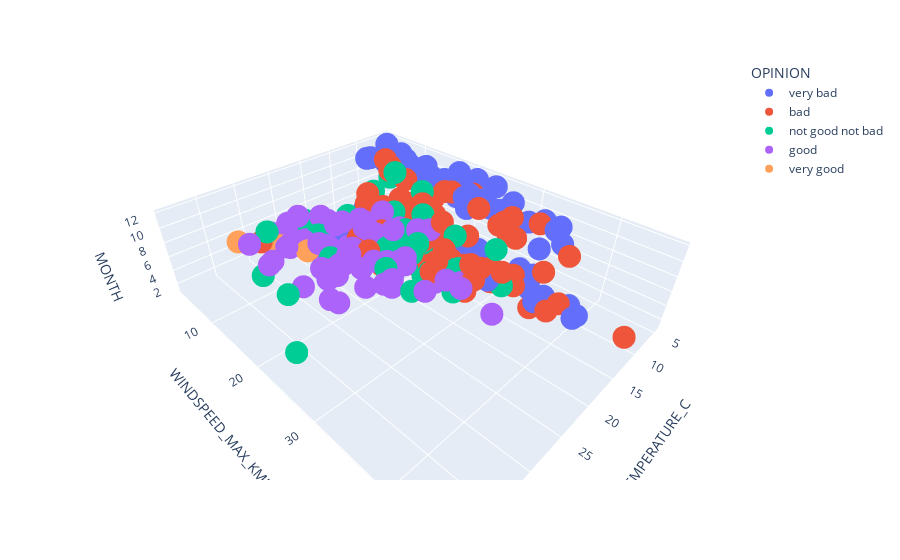

Write notebook code for a chart like this one.
### Code cell
# Draw a 3D Scatterplot with Max Temperature on X-axis, Windspeed on Y-axis and Month on Z-axis

fig = px.scatter_3d(df_weather, x = 'MAX_TEMPERATURE_C',
                    y='WINDSPEED_MAX_KMH',
                    z='MONTH',
                    color = 'OPINION') #Complete this code
                    
fig.show()

### Figure 1 — Plotly figure (JSON) as saved in the notebook; plotly's stock layout.template omitted (floating-point values rounded to 4 significant figures)
{"data": [{"hovertemplate": "OPINION=very bad<br>MAX_TEMPERATURE_C=%{x}<br>WINDSPEED_MAX_KMH=%{y}<br>MONTH=%{z}<extra></extra>", "legendgroup": "very bad", "marker": {"color": "#636efa", "symbol": "circle"}, "mode": "markers", "name": "very bad", "scene": "scene", "showlegend": true, "type": "scatter3d", "x": [9, 8, 6, 5, 6, 5, 10, 7, 7, 10, 9, 9, 8, 9, 7, 7, 7, 8, 7, 7, 8, 8, 9, 7, 8, 7, 8, 7, 10, 11, 10, 12, 10, 12, 12, 12, 12, 11, 11, 11, 11, 12, 12, 12, 10, 10, 10, 10, 12, 12, 9, 14, 11, 12, 15, 15, 22, 20, 14, 14, 11, 11, 10, 11, 9, 11, 8, 9, 8, 10, 9, 7, 11, 10, 12, 7, 7, 7, 8, 7, 11, 11, 9, 12, 10, 10, 11, 13, 12, 11, 10, 10, 14, 12, 11, 9, 12, 10], "y": [10, 18, 18, 15, 8, 7, 9, 18, 14, 10, 12, 3, 15, 18, 16, 16, 8, 18, 25, 8, 38, 14, 24, 20, 30, 30, 10, 32, 9, 40, 20, 7, 15, 15, 9, 28, 22, 20, 36, 34, 17, 5, 21, 18, 17, 25, 24, 16, 15, 16, 14, 30, 26, 17, 37, 42, 13, 34, 19, 36, 22, 26, 28, 20, 16, 5, 14, 18, 8, 8, 15, 13, 20, 32, 12, 22, 25, 19, 9, 5, 26, 24, 29, 31, 36, 22, 14, 38, 28, 36, 34, 19, 26, 24, 12, 11, 7, 13], "z": [1, 1, 1, 1, 1, 1, 1, 1, 1, 1, 1, 1, 1, 1, 1, 1, 1, 1, 1, 1, 1, 1, 1, 1, 1, 2, 2, 2, 2, 2, 2, 2, 2, 2, 2, 3, 3, 3, 3, 3, 3, 3, 3, 3, 4, 4, 4, 4, 4, 4, 4, 4, 5, 5, 5, 6, 7, 9, 10, 11, 11, 11, 11, 11, 11, 11, 11, 11, 11, 11, 11, 11, 11, 11, 11, 12, 12, 12, 12, 12, 12, 12, 12, 12, 12, 12, 12, 12, 12, 12, 12, 12, 12, 12, 12, 12, 12, 12]}, {"hovertemplate": "OPINION=bad<br>MAX_TEMPERATURE_C=%{x}<br>WINDSPEED_MAX_KMH=%{y}<br>MONTH=%{z}<extra></extra>", "legendgroup": "bad", "marker": {"color": "#EF553B", "symbol": "circle"}, "mode": "markers", "name": "bad", "scene": "scene", "showlegend": true, "type": "scatter3d", "x": [10, 10, 10, 11, 11, 10, 9, 12, 11, 11, 12, 13, 14, 11, 11, 13, 12, 10, 11, 13, 11, 12, 14, 18, 13, 13, 12, 16, 15, 15, 15, 15, 14, 17, 18, 17, 19, 19, 15, 16, 23, 31, 26, 21, 23, 22, 20, 19, 24, 21, 17, 19, 19, 19, 20, 21, 19, 19, 17, 18, 18, 20, 20, 16, 16, 16, 16, 15, 15, 14, 15, 12, 14, 17, 16, 17, 14, 13, 12, 11, 11, 12, 13, 14, 13, 13, 9, 13, 13, 11, 12, 12, 12, 11], "y": [18, 19, 14, 12, 12, 21, 17, 26, 24, 28, 29, 26, 36, 46, 28, 23, 31, 31, 38, 30, 28, 30, 24, 22, 33, 29, 17, 11, 19, 17, 27, 23, 9, 16, 16, 15, 17, 25, 15, 23, 21, 8, 13, 32, 17, 28, 27, 23, 20, 33, 25, 31, 31, 24, 41, 19, 35, 14, 25, 16, 17, 28, 33, 28, 38, 28, 12, 16, 22, 19, 21, 19, 18, 12, 19, 25, 32, 39, 30, 26, 20, 14, 18, 33, 39, 30, 23, 12, 27, 34, 22, 11, 31, 9], "z": [1, 1, 1, 1, 1, 1, 2, 2, 2, 2, 2, 2, 3, 3, 3, 3, 3, 3, 3, 3, 3, 4, 4, 4, 4, 4, 4, 4, 5, 5, 5, 5, 5, 5, 5, 5, 5, 6, 6, 6, 6, 7, 7, 7, 8, 8, 8, 8, 8, 9, 9, 9, 9, 9, 9, 9, 10, 10, 10, 10, 10, 10, 10, 10, 10, 10, 10, 10, 10, 10, 10, 10, 10, 10, 10, 11, 11, 11, 11, 11, 11, 11, 11, 11, 11, 11, 11, 12, 12, 12, 12, 12, 12, 12]}, {"hovertemplate": "OPINION=not good not bad<br>MAX_TEMPERATURE_C=%{x}<br>WINDSPEED_MAX_KMH=%{y}<br>MONTH=%{z}<extra></extra>", "legendgroup": "not good not bad", "marker": {"color": "#00cc96", "symbol": "circle"}, "mode": "markers", "name": "not good not bad", "scene": "scene", "showlegend": true, "type": "scatter3d", "x": [13, 15, 14, 15, 13, 17, 17, 14, 15, 14, 13, 13, 13, 15, 17, 13, 13, 14, 16, 17, 16, 14, 14, 14, 14, 15, 19, 14, 17, 15, 14, 16, 16, 16, 17, 17, 19, 15, 15, 20, 16, 18, 16, 17, 18, 18, 20, 34, 34, 22, 26, 25, 39, 23, 25, 28, 23, 22, 22, 21, 21, 26, 25, 30, 17, 20, 16, 18, 20, 17, 16, 16, 18, 13, 13, 13], "y": [14, 12, 14, 23, 10, 8, 14, 14, 14, 14, 23, 28, 6, 15, 10, 19, 19, 19, 15, 13, 6, 17, 17, 12, 28, 18, 24, 32, 9, 9, 13, 18, 19, 27, 21, 16, 15, 23, 18, 17, 15, 27, 14, 23, 21, 28, 26, 18, 13, 22, 18, 28, 27, 17, 24, 18, 32, 21, 21, 24, 19, 13, 9, 8, 15, 24, 32, 18, 22, 27, 12, 21, 24, 18, 12, 13], "z": [2, 2, 2, 2, 2, 2, 2, 2, 2, 3, 3, 3, 3, 3, 3, 3, 3, 3, 3, 3, 4, 4, 4, 4, 4, 4, 4, 4, 5, 5, 5, 5, 5, 5, 5, 5, 5, 5, 5, 5, 6, 6, 6, 6, 6, 6, 6, 6, 6, 7, 7, 7, 7, 7, 8, 8, 8, 8, 8, 8, 8, 8, 8, 8, 9, 9, 10, 10, 10, 10, 10, 10, 10, 11, 11, 12]}, {"hovertemplate": "OPINION=good<br>MAX_TEMPERATURE_C=%{x}<br>WINDSPEED_MAX_KMH=%{y}<br>MONTH=%{z}<extra></extra>", "legendgroup": "good", "marker": {"color": "#ab63fa", "symbol": "circle"}, "mode": "markers", "name": "good", "scene": "scene", "showlegend": true, "type": "scatter3d", "x": [18, 19, 20, 18, 19, 18, 19, 21, 24, 21, 21, 18, 18, 18, 20, 21, 21, 20, 25, 23, 20, 18, 19, 19, 25, 28, 20, 20, 23, 27, 26, 31, 32, 26, 24, 25, 26, 28, 30, 28, 27, 25, 28, 26, 27, 26, 26, 29, 26, 33, 32, 23, 24, 23, 27, 29, 26, 25, 23, 23, 22, 23, 28, 30, 33, 30, 33, 29, 23, 23, 24, 26, 20, 19, 23, 22, 21, 22, 22, 24, 28, 29, 31, 21, 27, 23, 23, 27, 28, 19, 18, 21, 19], "y": [10, 10, 11, 8, 9, 13, 26, 16, 8, 21, 11, 10, 29, 26, 13, 7, 9, 20, 5, 17, 14, 16, 16, 17, 8, 19, 15, 13, 15, 16, 9, 23, 18, 10, 17, 18, 26, 24, 20, 12, 19, 25, 9, 21, 15, 21, 14, 7, 17, 13, 23, 22, 29, 19, 8, 12, 19, 22, 37, 25, 24, 11, 13, 19, 14, 13, 9, 20, 24, 14, 14, 9, 17, 20, 14, 18, 16, 19, 17, 11, 16, 21, 14, 15, 20, 31, 33, 27, 27, 17, 24, 21, 23], "z": [2, 2, 2, 3, 3, 4, 4, 4, 4, 4, 4, 4, 5, 5, 5, 5, 5, 5, 5, 6, 6, 6, 6, 6, 6, 6, 6, 6, 6, 6, 6, 6, 6, 6, 7, 7, 7, 7, 7, 7, 7, 7, 7, 7, 7, 7, 7, 7, 7, 7, 7, 7, 7, 7, 8, 8, 8, 8, 8, 8, 8, 8, 8, 8, 8, 8, 8, 8, 8, 9, 9, 9, 9, 9, 9, 9, 9, 9, 9, 9, 9, 9, 9, 9, 9, 9, 9, 9, 9, 10, 10, 10, 10]}, {"hovertemplate": "OPINION=very good<br>MAX_TEMPERATURE_C=%{x}<br>WINDSPEED_MAX_KMH=%{y}<br>MONTH=%{z}<extra></extra>", "legendgroup": "very good", "marker": {"color": "#FFA15A", "symbol": "circle"}, "mode": "markers", "name": "very good", "scene": "scene", "showlegend": true, "type": "scatter3d", "x": [29, 27, 33, 29], "y": [9, 18, 6, 15], "z": [6, 7, 7, 8]}], "layout": {"legend": {"title": {"text": "OPINION"}, "tracegroupgap": 0}, "margin": {"t": 60}, "scene": {"domain": {"x": [0, 1], "y": [0, 1]}, "xaxis": {"title": {"text": "MAX_TEMPERATURE_C"}}, "yaxis": {"title": {"text": "WINDSPEED_MAX_KMH"}}, "zaxis": {"title": {"text": "MONTH"}}}}}
